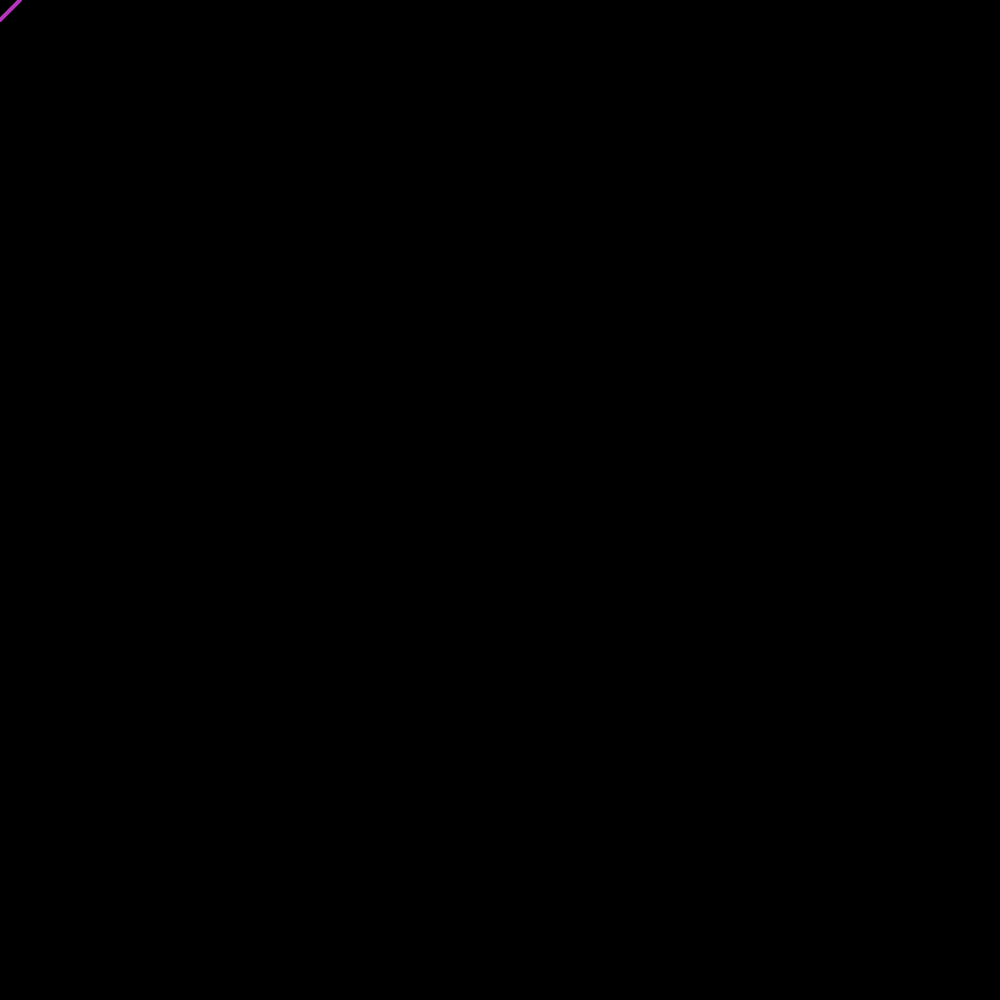
Frame 1 (no input)
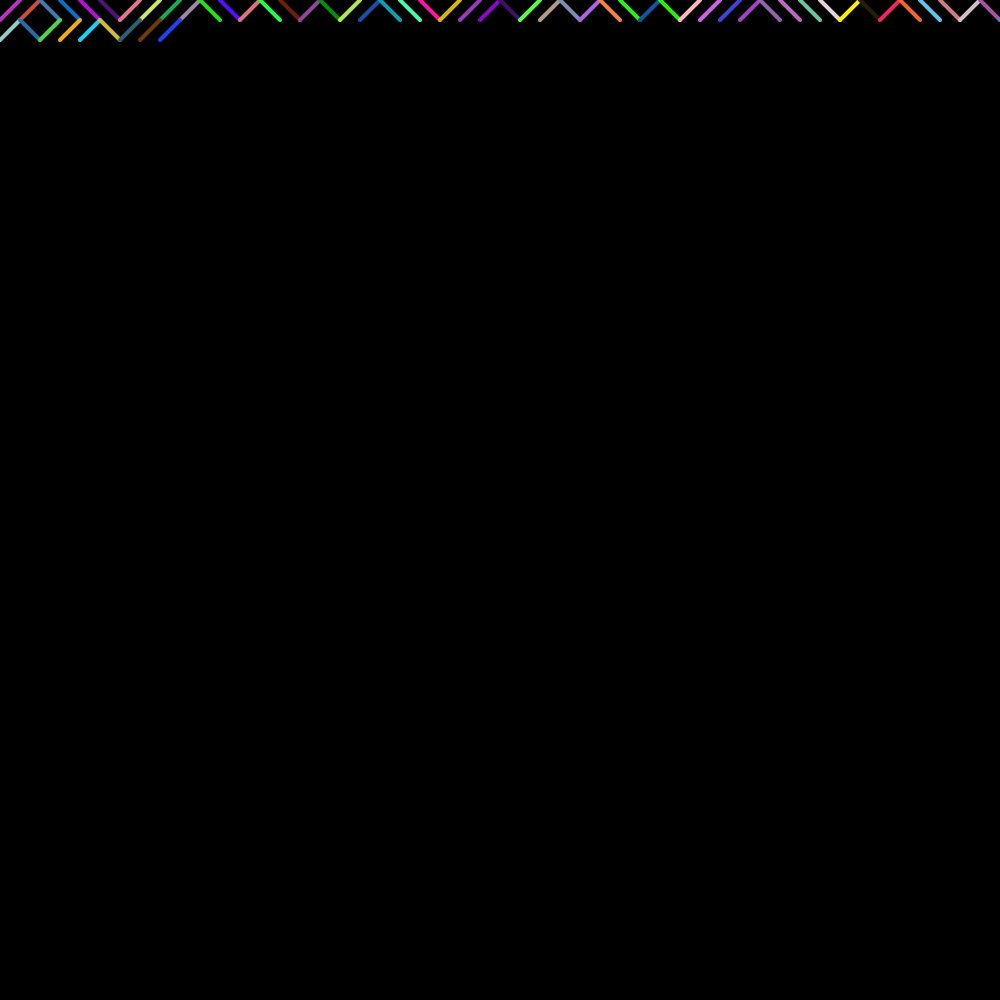
Frame 60 (no input)
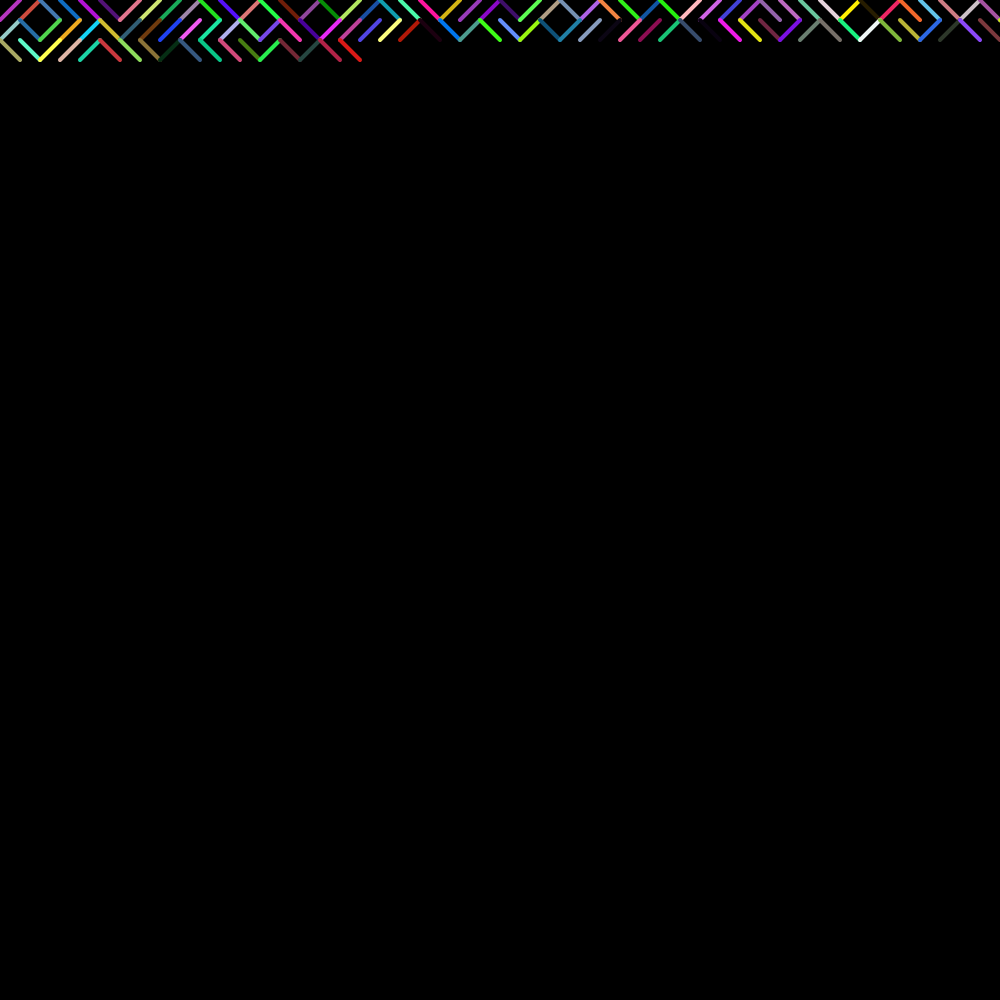
Frame 120 (the mouse pressed at the canvas centre since frame 60)

The p5.js sketch that drew these frames (run headless with seeded random() and noise() and a simulated clock; from frame 60 on, the mouse is pressed at the canvas centre):

// p5.js sketch
// ── sketch.js
let x,y, size;
function setup() {
  createCanvas(1000, 1000);
  background(0);
  x=0;
  y=0;
  size=20;

}

function draw() {
  stroke(random(0,255),random(0,255),random(0,255));
  strokeWeight(4);
  //pick a random numbet between 0 and 1
  choice= random(0,1);

  //if less than 0.5, draw "/", else draw "\"
if (choice < 0.5) { line (x +size, y, x, y+ size);
} else{ 
  line(x,y, x+size, y+size);
  
}

  //move the point to right
x= x+size

//if it walks off the screen, x=o, y=y+size
if(x>width){
  x=0;
  y=y+size;
}


}
